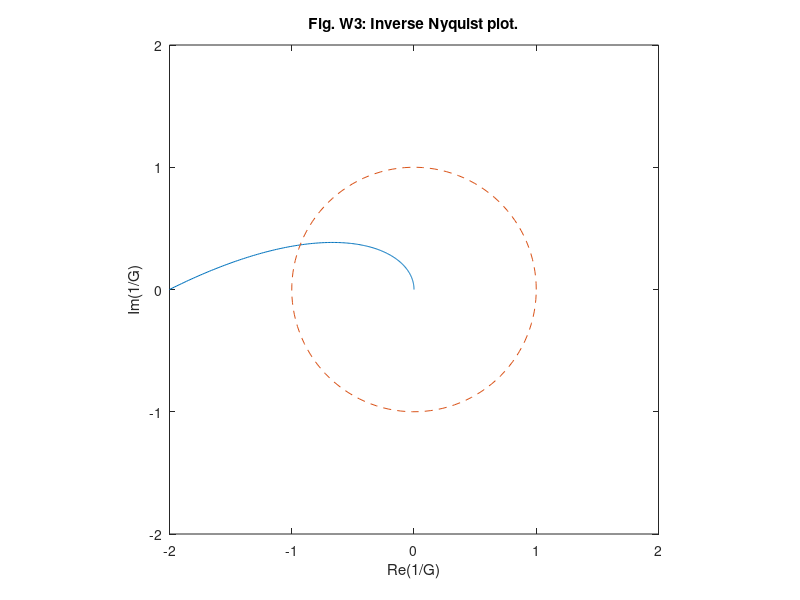

MATLAB code for this plot: (Note: this script raises an error after producing the figure.)
%  Figure W3 web Appendix W6     Feedback Control of Dynamic Systems, 5e
%                                     Franklin, Powell, Emami
% 

clear all
close all;

num=1;
den=conv([1 0],[1 2 1]);
w=0:.005:1;
Nw=size(w);
%G^{-1)(jw)=-2w^2+jw(-w^2+1)
rei=-2*w.*w;
imi=w.*(-w.*w+ones(Nw));
% do circle
w=0:.05:2*pi;
x=cos(w);
y=sin(w);
plot(rei,imi,x,y,'--');
axis([-2 2 -2 2]);
axis('square')
xlabel('Re(1/G)');
ylabel('Im(1/G)');
title('Fig. W3: Inverse Nyquist plot.');
nicegrid;